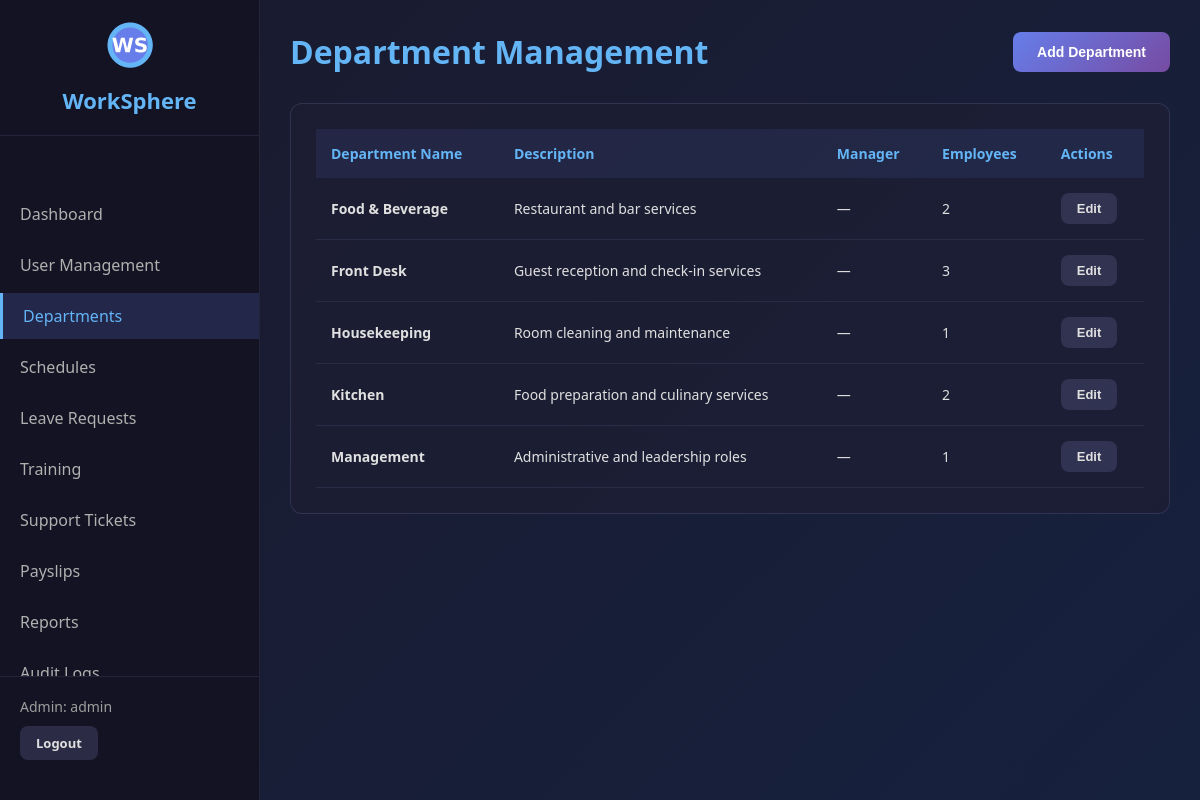
/admin/departments (signed in), run on the app's committed database.
### tables this page shows
CREATE TABLE departments (
            id INTEGER PRIMARY KEY AUTOINCREMENT,
            name TEXT UNIQUE NOT NULL,
            description TEXT,
            manager_id INTEGER,
            created_at TIMESTAMP DEFAULT CURRENT_TIMESTAMP
        );

### app.py (the view)
@app.route('/admin/departments')
@admin_required
def admin_departments():
    conn = get_db()
    cursor = conn.cursor()
    departments = cursor.execute('''
        SELECT d.*, u.full_name as manager_name,
               (SELECT COUNT(*) FROM users WHERE department_id = d.id) as employee_count
        FROM departments d
        LEFT JOIN users u ON d.manager_id = u.id
        ORDER BY d.name
    ''').fetchall()
    users = cursor.execute('SELECT id, full_name FROM users WHERE role = "employee" ORDER BY full_name').fetchall()
    return render_template('admin_departments.html', departments=departments, users=users)

### app.py (called while the page is built)
def get_db():
    if 'db' not in g:
        g.db = sqlite3.connect(
            DATABASE,
            timeout=20,                   # wait up to 20s if locked
            check_same_thread=False
        )
        g.db.row_factory = sqlite3.Row
        g.db.execute("PRAGMA journal_mode=WAL")    # WAL allows concurrent reads
        g.db.execute("PRAGMA busy_timeout=20000")  # 20s busy timeout at SQLite level
    return g.db

def admin_required(f):
    @wraps(f)
    def decorated_function(*args, **kwargs):
        if 'user_id' not in session:
            flash('Please login to access this page', 'error')
            return redirect('/login')
        if session.get('actual_role') != 'admin':
            flash('Admin access required', 'error')
            return redirect('/employee/dashboard')
        return f(*args, **kwargs)
    return decorated_function

### templates/admin_departments.html (shortened to what this page needs)
<!DOCTYPE html>
<html lang="en">
<head>
    <link rel="stylesheet" href="/static/css/style.css">
</head>
<body>
    <div class="dashboard-container">
        <nav class="sidebar">
            <div class="logo-container">
                <img src="/static/images/logo.png" alt="WorkSphere Logo" class="logo-small">
                <h2>WorkSphere</h2>
            </div>
            <ul class="nav-menu">
                <li><a href="/admin/dashboard">Dashboard</a></li>
                <li><a href="/admin/users">User Management</a></li>
                <li class="active"><a href="/admin/departments">Departments</a></li>
                <li><a href="/admin/schedules">Schedules</a></li>
                <li><a href="/admin/leave-requests">Leave Requests</a></li>
                <li><a href="/admin/training">Training</a></li>
                <li><a href="/admin/support">Support Tickets</a></li>
                <li><a href="/admin/payslips">Payslips</a></li>
                <li><a href="/admin/reports">Reports</a></li>
                <li><a href="/admin/audit-logs">Audit Logs</a></li>
            </ul>
            <div class="user-info">
                <p>Admin: {{ session.username }}</p>
                <a href="/logout" class="btn btn-secondary btn-sm">Logout</a>
            </div>
        </nav>
        <main class="main-content">
            <header class="page-header">
                <h1>Department Management</h1>
                <button onclick="document.getElementById('addDeptModal').style.display='block'" class="btn btn-primary">Add Department</button>
            </header>
            <div class="section">
                <table class="data-table">
                    <thead>
                        <tr>
                            <th>Department Name</th>
                            <th>Description</th>
                            <th>Manager</th>
                            <th>Employees</th>
                            <th>Actions</th>
                        </tr>
                    </thead>
                    <tbody>
                        {% for dept in departments %}
                        <tr>
                            <td><strong>{{ dept.name }}</strong></td>
                            <td>{{ dept.description or '—' }}</td>
                            <td>{{ dept.manager_name or '—' }}</td>
                            <td>{{ dept.employee_count }}</td>
                            <td>
                                <button onclick="openEditModal(
                                    {{ dept.id }},
                                    '{{ dept.name | replace("'", "\\'") }}',
                                    '{{ dept.description | replace("'", "\\'") if dept.description else "" }}',
                                    '{{ dept.manager_id or "" }}'
                                )" class="btn btn-sm btn-secondary">Edit</button>
                            </td>
                        </tr>
                        {% endfor %}
                    </tbody>
                </table>
            </div>
        </main>
    </div>
</body>
</html>

### static/css/style.css (style rules this page uses)
* { margin: 0; padding: 0; box-sizing: border-box; }
body { font-family: 'Segoe UI', Tahoma, Geneva, Verdana, sans-serif; background: linear-gradient(135deg, #1a1a2e 0%, #16213e 100%); color: #e0e0e0; min-height: 100vh; }
.logo-container { text-align: center; margin-bottom: 30px; }
.btn { padding: 12px 24px; border: none; border-radius: 8px; cursor: pointer; font-size: 14px; font-weight: 600; transition: all 0.3s ease; text-decoration: none; display: inline-block; }
.btn-primary { background: linear-gradient(135deg, #667eea 0%, #764ba2 100%); color: white; }
.btn-secondary { background: rgba(100, 100, 150, 0.3); color: #e0e0e0; }
.btn-sm { padding: 8px 16px; font-size: 13px; }
.dashboard-container { display: flex; min-height: 100vh; }
.sidebar { width: 260px; background: rgba(20, 20, 35, 0.95); border-right: 1px solid rgba(100, 100, 150, 0.2); padding: 20px 0; position: fixed; height: 100vh; overflow-y: auto; display: flex; flex-direction: column; }
.logo-small { width: 50px; height: 50px; margin-bottom: 10px; }
.sidebar .logo-container { padding: 0 20px 20px 20px; border-bottom: 1px solid rgba(100, 100, 150, 0.2); flex-shrink: 0; }
.sidebar .logo-container h2 { color: #64b5f6; font-size: 22px; }
.nav-menu { list-style: none; padding: 20px 0; flex: 1; overflow-y: auto; }
.nav-menu li { margin: 5px 0; }
.nav-menu a { display: block; padding: 12px 20px; color: #b0b0b0; text-decoration: none; transition: all 0.3s ease; }
.nav-menu li.active a { background: rgba(100, 126, 234, 0.2); color: #64b5f6; border-left: 3px solid #64b5f6; }
.user-info { padding: 20px; border-top: 1px solid rgba(100, 100, 150, 0.2); background: rgba(20, 20, 35, 0.95); flex-shrink: 0; margin-top: auto; }
.user-info p { margin-bottom: 10px; font-size: 14px; color: #9e9e9e; }
.main-content { margin-left: 260px; flex: 1; padding: 30px; }
.page-header { display: flex; justify-content: space-between; align-items: center; margin-bottom: 30px; }
.page-header h1 { color: #64b5f6; font-size: 32px; }
.section { background: rgba(30, 30, 50, 0.6); border: 1px solid rgba(100, 100, 150, 0.3); border-radius: 12px; padding: 25px; margin-bottom: 30px; }
.data-table { width: 100%; border-collapse: collapse; }
.data-table thead { background: rgba(100, 126, 234, 0.1); }
.data-table th { padding: 15px; text-align: left; color: #64b5f6; font-weight: 600; font-size: 14px; }
.data-table td { padding: 15px; border-bottom: 1px solid rgba(100, 100, 150, 0.2); color: #e0e0e0; font-size: 14px; }

### data on the page
departments: name "Food & Beverage", description "Restaurant and bar services", manager_name "—", employee_count "2"
departments: name "Front Desk", description "Guest reception and check-in services", manager_name "—", employee_count "3"
departments: name "Housekeeping", description "Room cleaning and maintenance", manager_name "—", employee_count "1"
departments: name "Kitchen", description "Food preparation and culinary services", manager_name "—", employee_count "2"
departments: name "Management", description "Administrative and leadership roles", manager_name "—", employee_count "1"

### other printed values
{{ session.username }} "admin"
